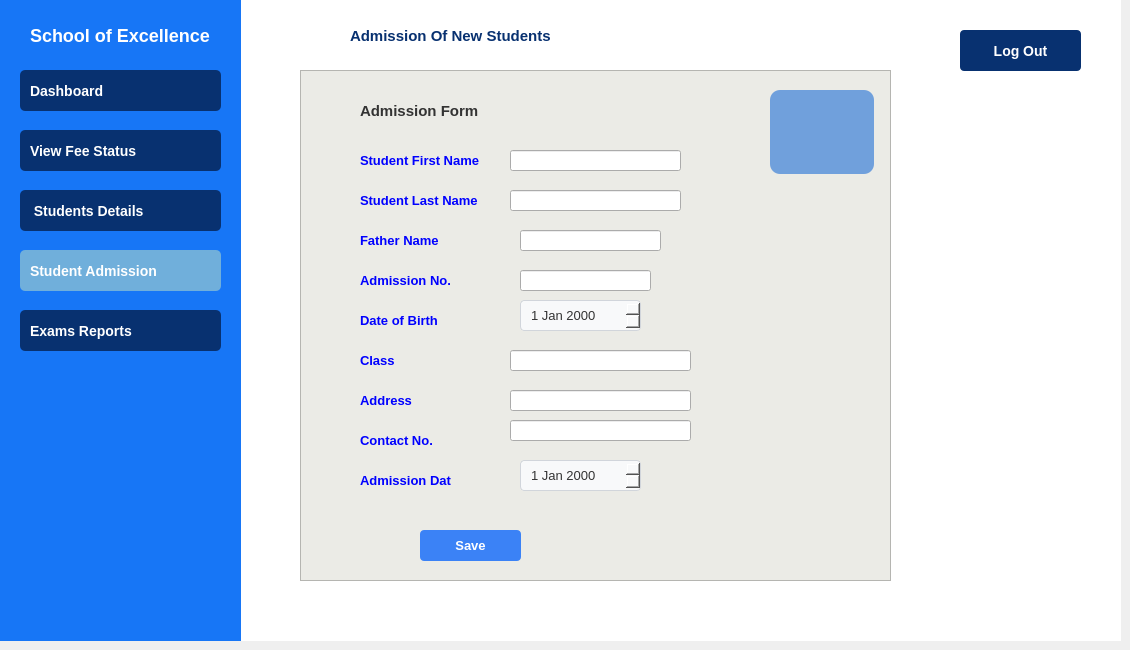
    <widget class="QWidget" name="AdminAddStudentpg">
     <widget class="QGroupBox" name="groupBox_7">
      <property name="geometry">
       <rect>
        <x>240</x>
        <y>0</y>
        <width>881</width>
        <height>641</height>
       </rect>
      </property>
      <property name="styleSheet">
       <string notr="true">QGroupBox
{
background: white;
border: none;
}</string>
      </property>
      <property name="title">
       <string/>
      </property>
      <widget class="QPushButton" name="pushButton_17">
       <property name="geometry">
        <rect>
         <x>720</x>
         <y>30</y>
         <width>121</width>
         <height>41</height>
        </rect>
       </property>
       <property name="styleSheet">
        <string notr="true">QPushButton {
    background-color: rgb(8, 49, 112);
    color: white;
    border-radius: 4px;
    padding: 10px;
    font-size: 14px;
    font-weight: bold;
    text-align: center;
    padding-left: 10px;
}
QPushButton:hover 
{ 
background-color: rgb(17, 80, 180);
}</string>
       </property>
       <property name="text">
        <string>Log Out</string>
       </property>
       <property name="iconSize">
        <size>
         <width>12</width>
         <height>12</height>
        </size>
       </property>
      </widget>
      <widget class="QFrame" name="frame_15">
       <property name="geometry">
        <rect>
         <x>60</x>
         <y>70</y>
         <width>591</width>
         <height>511</height>
        </rect>
       </property>
       <property name="styleSheet">
        <string notr="true">QFrame 
{
background-color: rgb(235, 235, 230);

}</string>
       </property>
       <property name="frameShape">
        <enum>QFrame::Shape::StyledPanel</enum>
       </property>
       <property name="frameShadow">
        <enum>QFrame::Shadow::Raised</enum>
       </property>
       <widget class="QLabel" name="label_115">
        <property name="geometry">
         <rect>
          <x>60</x>
          <y>30</y>
          <width>141</width>
          <height>21</height>
         </rect>
        </property>
        <property name="styleSheet">
         <string notr="true">QLabel {
    color: #333333;
    font-family: 'Segoe UI', Arial, sans-serif;
    font-size: 15px;
    font-weight: 500;
font-weight: bold;
}</string>
        </property>
        <property name="text">
         <string>Admission Form</string>
        </property>
       </widget>
       <widget class="QLabel" name="label_116">
        <property name="geometry">
         <rect>
          <x>60</x>
          <y>80</y>
          <width>131</width>
          <height>21</height>
         </rect>
        </property>
        <property name="styleSheet">
         <string notr="true">QLabel {
    color: blue;
    font-family: 'Segoe UI', Arial, sans-serif;
    font-size: 13px;
    font-weight: 500;
}</string>
        </property>
        <property name="text">
         <string>Student First Name</string>
        </property>
       </widget>
       <widget class="QPushButton" name="pushButton_186">
        <property name="geometry">
         <rect>
          <x>120</x>
          <y>460</y>
          <width>101</width>
          <height>31</height>
         </rect>
        </property>
        <property name="styleSheet">
         <string notr="true">QPushButton {
    background-color: #3b82f6;
    color: white;
    border: none;
    border-radius: 4px;
    font-weight: bold;
 font-size: 13px;
padding: 6px 12px;
}
QPushButton:hover 
{ 
background-color: rgb(17, 80, 180);
}</string>
        </property>
        <property name="text">
         <string>Save</string>
        </property>
       </widget>
       <widget class="QLineEdit" name="lineEdit_19">
        <property name="geometry">
         <rect>
          <x>210</x>
          <y>120</y>
          <width>171</width>
          <height>21</height>
         </rect>
        </property>
       </widget>
       <widget class="QLineEdit" name="lineEdit_20">
        <property name="geometry">
         <rect>
          <x>210</x>
          <y>80</y>
          <width>171</width>
          <height>21</height>
         </rect>
        </property>
       </widget>
       <widget class="QLineEdit" name="lineEdit_21">
        <property name="geometry">
         <rect>
          <x>220</x>
          <y>160</y>
          <width>141</width>
          <height>21</height>
         </rect>
        </property>
       </widget>
       <widget class="QLineEdit" name="lineEdit_22">
        <property name="geometry">
         <rect>
          <x>220</x>
          <y>200</y>
          <width>131</width>
          <height>21</height>
         </rect>
        </property>
       </widget>
       <widget class="QLineEdit" name="lineEdit_23">
        <property name="geometry">
         <rect>
          <x>210</x>
          <y>280</y>
          <width>181</width>
          <height>21</height>
         </rect>
        </property>
       </widget>
       <widget class="QDateEdit" name="dateEdit_7">
        <property name="geometry">
         <rect>
          <x>220</x>
          <y>230</y>
          <width>121</width>
          <height>31</height>
         </rect>
        </property>
        <property name="styleSheet">
         <string notr="true">QDateEdit {
    background-color: #f8f9fa;
    border: 1px solid #d1d5db;
    border-radius: 4px;
    padding: 5px 8px;
    min-width: 80px;
    color: #333333;
    selection-background-color: #3b82f6;
	font-size: 13px;

}</string>
        </property>
       </widget>
       <widget class="QLabel" name="label_122">
        <property name="geometry">
         <rect>
          <x>60</x>
          <y>120</y>
          <width>121</width>
          <height>21</height>
         </rect>
        </property>
        <property name="styleSheet">
         <string notr="true">QLabel {
    color: blue;
    font-family: 'Segoe UI', Arial, sans-serif;
    font-size: 13px;
    font-weight: 500;
}</string>
        </property>
        <property name="text">
         <string>Student Last Name</string>
        </property>
       </widget>
       <widget class="QLabel" name="label_123">
        <property name="geometry">
         <rect>
          <x>60</x>
          <y>200</y>
          <width>101</width>
          <height>21</height>
         </rect>
        </property>
        <property name="styleSheet">
         <string notr="true">QLabel {
    color: blue;
    font-family: 'Segoe UI', Arial, sans-serif;
    font-size: 13px;
    font-weight: 500;
}</string>
        </property>
        <property name="text">
         <string>Admission No.</string>
        </property>
       </widget>
       <widget class="QLabel" name="label_124">
        <property name="geometry">
         <rect>
          <x>60</x>
          <y>160</y>
          <width>91</width>
          <height>21</height>
         </rect>
        </property>
        <property name="styleSheet">
         <string notr="true">QLabel {
    color: blue;
    font-family: 'Segoe UI', Arial, sans-serif;
    font-size: 13px;
    font-weight: 500;
}</string>
        </property>
        <property name="text">
         <string>Father Name</string>
        </property>
       </widget>
       <widget class="QLabel" name="label_125">
        <property name="geometry">
         <rect>
          <x>60</x>
          <y>280</y>
          <width>71</width>
          <height>21</height>
         </rect>
        </property>
        <property name="styleSheet">
         <string notr="true">QLabel {
    color: blue;
    font-family: 'Segoe UI', Arial, sans-serif;
    font-size: 13px;
    font-weight: 500;
}</string>
        </property>
        <property name="text">
         <string>Class </string>
        </property>
       </widget>
       <widget class="QLabel" name="label_126">
        <property name="geometry">
         <rect>
          <x>60</x>
          <y>320</y>
          <width>101</width>
          <height>21</height>
         </rect>
        </property>
        <property name="styleSheet">
         <string notr="true">QLabel {
    color: blue;
    font-family: 'Segoe UI', Arial, sans-serif;
    font-size: 13px;
    font-weight: 500;
}</string>
        </property>
        <property name="text">
         <string>Address</string>
        </property>
       </widget>
       <widget class="QLabel" name="label_127">
        <property name="geometry">
         <rect>
          <x>60</x>
          <y>240</y>
          <width>91</width>
          <height>21</height>
         </rect>
        </property>
        <property name="styleSheet">
         <string notr="true">QLabel {
    color: blue;
    font-family: 'Segoe UI', Arial, sans-serif;
    font-size: 13px;
    font-weight: 500;
}</string>
        </property>
        <property name="text">
         <string>Date of Birth</string>
        </property>
       </widget>
       <widget class="QLineEdit" name="lineEdit_26">
        <property name="geometry">
         <rect>
          <x>210</x>
          <y>320</y>
          <width>181</width>
          <height>21</height>
         </rect>
        </property>
       </widget>
       <widget class="QLabel" name="label_135">
        <property name="geometry">
         <rect>
          <x>60</x>
          <y>360</y>
          <width>91</width>
          <height>21</height>
         </rect>
        </property>
        <property name="styleSheet">
         <string notr="true">QLabel {
    color: blue;
    font-family: 'Segoe UI', Arial, sans-serif;
    font-size: 13px;
    font-weight: 500;
}</string>
        </property>
        <property name="text">
         <string>Contact No.</string>
        </property>
       </widget>
       <widget class="QLineEdit" name="lineEdit_36">
        <property name="geometry">
         <rect>
          <x>210</x>
          <y>350</y>
          <width>181</width>
          <height>21</height>
         </rect>
        </property>
       </widget>
       <widget class="QLabel" name="label_137">
        <property name="geometry">
         <rect>
          <x>60</x>
          <y>400</y>
          <width>91</width>
          <height>21</height>
         </rect>
        </property>
        <property name="styleSheet">
         <string notr="true">QLabel {
    color: blue;
    font-family: 'Segoe UI', Arial, sans-serif;
    font-size: 13px;
    font-weight: 500;
}</string>
        </property>
        <property name="text">
         <string>Admission Date</string>
        </property>
       </widget>
       <widget class="QDateEdit" name="dateEdit_11">
        <property name="geometry">
         <rect>
          <x>220</x>
          <y>390</y>
          <width>121</width>
          <height>31</height>
         </rect>
        </property>
        <property name="styleSheet">
         <string notr="true">QDateEdit {
    background-color: #f8f9fa;
    border: 1px solid #d1d5db;
    border-radius: 4px;
    padding: 5px 8px;
    min-width: 80px;
    color: #333333;
    selection-background-color: #3b82f6;
	font-size: 13px;

}</string>
        </property>
       </widget>
       <widget class="QLabel" name="label_13">
        <property name="geometry">
         <rect>
          <x>470</x>
          <y>20</y>
          <width>104</width>
          <height>84</height>
         </rect>
        </property>
        <property name="styleSheet">
         <string notr="true">QLabel
{
 background-color:  rgb(112, 160, 220);
border-radius: 10px; 
color: white;
font-size: 13px;
  min-width: 100px;   /* Minimum width */
    min-height: 80px;   /* Minimum height */
    qproperty-wordWrap: true; /* Enable word wrap */
    qproperty-alignment: 'AlignHCenter | AlignVCenter'; /* Center text */
    padding: 2px;       /* Small padding */
}</string>
        </property>
        <property name="text">
         <string/>
        </property>
       </widget>
      </widget>
      <widget class="QLabel" name="label_114">
       <property name="geometry">
        <rect>
         <x>110</x>
         <y>20</y>
         <width>221</width>
         <height>31</height>
        </rect>
       </property>
       <property name="styleSheet">
        <string notr="true">QLabel
{
color: rgb(8, 49, 112);
font-size: 15px;
font-weight: bold;
text-align: center;
qproperty-alignment: AlignCenter;
}</string>
       </property>
       <property name="text">
        <string>Admission Of New Students</string>
       </property>
      </widget>
     </widget>
     <widget class="QGroupBox" name="groupBox_8">
      <property name="geometry">
       <rect>
        <x>0</x>
        <y>0</y>
        <width>241</width>
        <height>641</height>
       </rect>
      </property>
      <property name="styleSheet">
       <string notr="true">
QGroupBox {
    background-color: rgb(23, 118, 246); 
    color: white;
    border: none;
    font-size: 16px;
    font-weight: bold;
}</string>
      </property>
      <property name="title">
       <string/>
      </property>
      <widget class="QPushButton" name="pushButton_5">
       <property name="geometry">
        <rect>
         <x>20</x>
         <y>250</y>
         <width>201</width>
         <height>41</height>
        </rect>
       </property>
       <property name="styleSheet">
        <string notr="true">

QPushButton {
    background-color: rgb(112, 175, 219);
    color: white;
    border-radius: 5px;
    padding: 10px;
    font-size: 14px;
    font-weight: bold;
    text-align: left;
    padding-left: 10px;
}</string>
       </property>
       <property name="text">
        <string>Student Admission</string>
       </property>
       <property name="icon">
        <iconset>
         <normalon>:/icons /icons/student-card.png</normalon>
        </iconset>
       </property>
       <property name="iconSize">
        <size>
         <width>28</width>
         <height>28</height>
        </size>
       </property>
      </widget>
      <widget class="QPushButton" name="pushButton_6">
       <property name="geometry">
        <rect>
         <x>20</x>
         <y>190</y>
         <width>201</width>
         <height>41</height>
        </rect>
       </property>
       <property name="styleSheet">
        <string notr="true">QPushButton {
    background-color: rgb(8, 49, 112);
    color: white;
    border-radius: 5px;
    padding: 10px;
    font-size: 14px;
    font-weight: bold;
    text-align: left;
    padding-left: 10px;
}
QPushButton:hover 
{ 
background-color: rgb(17, 80, 180);
}</string>
       </property>
       <property name="text">
        <string> Students Details</string>
       </property>
       <property name="icon">
        <iconset>
         <normalon>:/icons /icons/student.png</normalon>
        </iconset>
       </property>
       <property name="iconSize">
        <size>
         <width>20</width>
         <height>20</height>
        </size>
       </property>
      </widget>
      <widget class="QPushButton" name="pushButton_25">
       <property name="geometry">
        <rect>
         <x>20</x>
         <y>130</y>
         <width>201</width>
         <height>41</height>
        </rect>
       </property>
       <property name="styleSheet">
        <string notr="true">QPushButton {
    background-color: rgb(8, 49, 112);
    color: white;
    border-radius: 5px;
    padding: 10px;
    font-size: 14px;
    font-weight: bold;
    text-align: left;
    padding-left: 10px;
}
QPushButton:hover 
{ 
background-color: rgb(17, 80, 180);
}</string>
       </property>
       <property name="text">
        <string>View Fee Status</string>
       </property>
       <property name="icon">
        <iconset>
         <normalon>:/icons /icons/receipt.png</normalon>
        </iconset>
       </property>
       <property name="iconSize">
        <size>
         <width>20</width>
         <height>20</height>
        </size>
       </property>
      </widget>
      <widget class="QPushButton" name="pushButton_26">
       <property name="geometry">
        <rect>
         <x>20</x>
         <y>70</y>
         <width>201</width>
         <height>41</height>
        </rect>
       </property>
       <property name="styleSheet">
        <string notr="true">QPushButton {
    background-color: rgb(8, 49, 112);
    color: white;
    border-radius: 5px;
    padding: 10px;
    font-size: 14px;
    font-weight: bold;
    text-align: left;
    padding-left: 10px;
}
QPushButton:hover 
{ 
background-color: rgb(17, 80, 180);
}
</string>
       </property>
       <property name="text">
        <string>Dashboard</string>
       </property>
       <property name="icon">
        <iconset>
         <normalon>:/icons /icons/dashboard.png</normalon>
        </iconset>
       </property>
       <property name="iconSize">
        <size>
         <width>20</width>
         <height>20</height>
        </size>
       </property>
      </widget>
      <widget class="QLabel" name="label_6">
       <property name="geometry">
        <rect>
         <x>30</x>
         <y>20</y>
         <width>181</width>
         <height>31</height>
        </rect>
       </property>
       <property name="styleSheet">
        <string notr="true">QLabel
{
color: white;
font-size: 18px;
font-weight: bold;
text-align: center;
qproperty-alignment: AlignCenter;
}</string>
       </property>
       <property name="text">
        <string>School of Excellence </string>
       </property>
      </widget>
      <widget class="QPushButton" name="pushButton_28">
       <property name="geometry">
        <rect>
         <x>20</x>
         <y>310</y>
         <width>201</width>
         <height>41</height>
        </rect>
       </property>
       <property name="styleSheet">
        <string notr="true">QPushButton {
    background-color: rgb(8, 49, 112);
    color: white;
    border-radius: 5px;
    padding: 10px;
    font-size: 14px;
    font-weight: bold;
    text-align: left;
    padding-left: 10px;
}
QPushButton:hover 
{ 
background-color: rgb(17, 80, 180);
}</string>
       </property>
       <property name="text">
        <string>Exams Reports</string>
       </property>
       <property name="icon">
        <iconset>
         <normalon>:/icons /icons/exam.png</normalon>
        </iconset>
       </property>
       <property name="iconSize">
        <size>
         <width>20</width>
         <height>20</height>
        </size>
       </property>
      </widget>
     </widget>
    </widget>
